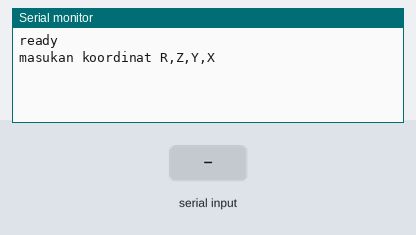
Recording of a sketch running on a simulated Arduino Mega 2560, built with avr-gcc and run on an emulated ATmega2560. Parts: the last lines printed to the serial monitor. Inputs (shaded band) come from the test bench.

Above: at 1.2 s.
1.3 s: "90,45\n" received over Serial
At 3.0 s:
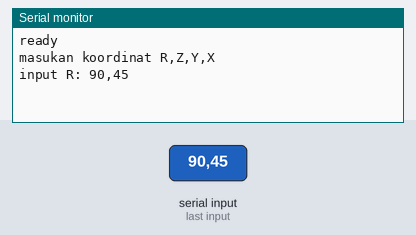
3.8 s: "30,150\n" received over Serial
At 6.0 s:
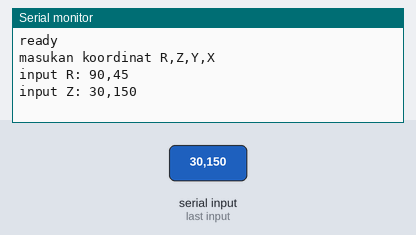
6.3 s: "4\n" received over Serial
At 8.0 s:
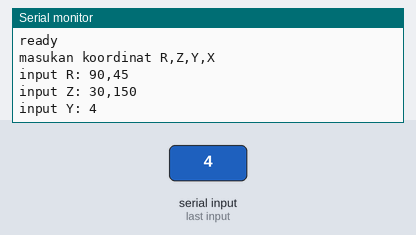
8.7 s: "0\n" received over Serial
At 10.2 s:
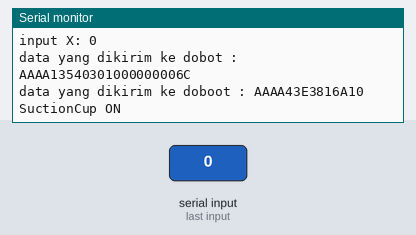

Measured:
- after the input at 1.3 s, the serial monitor: prints a new line after 1.0 s (image 1)
- after the input at 3.8 s, the serial monitor: prints a new line after 1.0 s (image 2)
- after the input at 6.3 s, the serial monitor: prints a new line after 1.0 s (image 3)
- after the input at 8.7 s, the serial monitor: prints a new line after 1.0 s (image 4)

The sketch:

dobotMagician.ino
```cpp
#include "pesulapDobot.h"       // Memanggil Library PesulapDobot

static char posisi[5] = "RZYX"; // Array karakter untuk menyimpan label posisi (R, Z, Y, X)
int show;                       // Variabel untuk menunjukkan indeks posisi yang sedang diinput

void setup() {
  Serial.begin(115200);     // Menginisialisasi komunikasi serial pada baud rate 115200
  Serial1.begin(115200);    // Menginisialisasi komunikasi serial1 pada baud rate 115200
  Serial.println("ready");  // Menampilkan "ready" ke Serial Monitor
  Serial.println("masukan koordinat R,Z,Y,X"); // Menampilkan petunjuk ke Serial Monitor
  setHome();                // Memanggil fungsi setHome() untuk menetapkan posisi awal (home) robot

}

void loop() {

  if (Serial.available()) {
    String inputan = Serial.readString();     // Membaca input dari Serial Monitor sebagai string
    Serial.print("input " + String(posisi[show]) + ": " + inputan);   // Menampilkan input dan label posisi ke Serial Monitor
    float input = inputan.toFloat();          // Mengubah string input menjadi tipe data float
    setPTP(input);              // Memanggil fungsi setPTP() untuk mengatur posisi robot berdasarkan input
    show++;                     // Menambah indeks posisi untuk input berikutnya

    if (show == 4) {
      show = 0;                                   // Mengatur ulang indeks posisi setelah semua posisi telah diinput
      clearParams();                             // Memanggil fungsi clearParams() untuk menghapus variabel-variabel yang digunakan sebelumnya
      suctionCupOn();                            // Memanggil fungsi suctionCupOn() untuk menyalakan penyedot
      Serial.println("SuctionCup ON");           // Menampilkan pesan ke Serial Monitor
      delay(7000);                               // Menunda eksekusi program selama 7 detik (7000 milidetik)
      suctionCupOff();                           // Memanggil fungsi suctionCupOff() untuk mematikan penyedot
      Serial.println("SuctionCup Off");          // Menampilkan pesan ke Serial Monitor
      clearParams();                             // Memanggil fungsi clearParams() untuk menghapus variabel-variabel yang digunakan sebelumnya
      Serial.println("masukan koordinat R,Z,Y,X"); // Menampilkan petunjuk ke Serial Monitor
    }
  }
}
```

pesulapDobot.cpp
```cpp
#include <Arduino.h>
#include "pesulapDobot.h"

byte data_payload[23];
String dataString;

int result_bin, reminder_bin;
int result_eksponen,eksponen, reminder_eksponen;
int integer_from_frac;
float result_bin_frac;
int koma,geser_koma;
int pangkat = 8,temp;
int sign;
int x;
int tampilkan;
String checksum;
byte sum;


static char hexa[17] = "0123456789ABCDEF";
String headerLen = "AAAA13";
char hasil_hex[9];
int hasil_bin[33];


String hasil_payload;
String idCtrl = "540301";


void reverse(int x) {
  // Fungsi untuk membalikkan urutan elemen dalam array hasil_bin
  int mulai = 0;
  int stop = x;

  // Melakukan penukaran nilai antara elemen awal dan akhir array
  while (mulai < stop) {
    int temp = hasil_bin[mulai];
    hasil_bin[mulai] = hasil_bin[stop];
    hasil_bin[stop] = temp;
    mulai++;
    stop--;
  }
}

void hexStringToByteArray(String input, byte* output) {
  // Fungsi untuk mengonversi string heksadesimal menjadi array byte

  // Mendapatkan panjang string input
  int strLength = input.length();

  // Loop untuk mengambil dua karakter heksadesimal sekaligus dan mengonversinya ke bentuk byte
  for (int i = 0; i < strLength; i += 2) {
    String hexByte = input.substring(i, i + 2);
    output[i / 2] = strtol(hexByte.c_str(), NULL, 16); // Konversi ke bentuk byte
  }
}


void clearArray() {
  // Fungsi untuk mengosongkan array hasil_bin dan mengatur nilai variabel sign kembali ke 0

  // Loop untuk mengatur setiap elemen array hasil_bin ke nilai default (0)
  for (int i = 0; i < sizeof(hasil_bin) / sizeof(hasil_bin[0]); i++) {
    hasil_bin[i] = 0;
  }

  // Mengatur variabel sign kembali ke nilai 0
  sign = 0;
}

void payload() {
  // Fungsi untuk membentuk payload dari hasil_hex

  // Inisialisasi variabel untuk menentukan rentang indeks dalam hasil_hex
  int mulai = 0;
  int stop = 8;

  // Loop untuk membentuk payload dengan mengambil dua karakter heksadesimal sekaligus
  while (mulai < stop) {
    // Mengambil dua karakter heksadesimal
    String temp = String(hasil_hex[mulai]) + String(hasil_hex[mulai + 1]);

    // Menambahkan dua karakter tersebut ke awal hasil_payload
    hasil_payload = temp + hasil_payload;

    // Melangkahi dua indeks berikutnya pada hasil_hex
    mulai = mulai + 2;
  }
}

String toUpperCase(String input) {
  // Fungsi untuk mengubah semua karakter dalam string menjadi huruf kapital

  // Inisialisasi string hasil
  String result = "";

  // Loop untuk mengubah setiap karakter dalam string menjadi huruf kapital
  for (int i = 0; i < input.length(); i++) {
    // Menambahkan karakter yang sudah diubah menjadi huruf kapital ke dalam string hasil
    result += (char)toupper(input[i]);
  }

  return result;  // Mengembalikan string hasil yang telah diubah
}

void setHome() {
  // Fungsi untuk mengirim perintah penyetelan posisi awal (home) ke Dobot

  // Array yang berisi perintah penyetelan posisi awal (home)
  uint8_t setHome[11] = {0xaa, 0xaa, 0x6, 0x1f, 0x03, 0x0, 0x0, 0x0, 0x0, 0xde};

  // Loop untuk mengirim setiap byte perintah ke Dobot menggunakan Serial1
  for (int a = 0; a <= 11; a++) {
    Serial1.write(setHome[a]);
  }
}

void setPTP(float input) {
  // Fungsi untuk mengatur posisi Point to Point (PTP) pada Dobot

  // Memisahkan antara bilangan bulat dan pecahan
  if (input < 0) {
    input = input * (-1.0);
    sign = 1;
  }
  int whole_number = floor(input);
  float decimal_number = input - whole_number;

  // Mengubah bilangan bulat ke dalam bentuk biner
  while (whole_number != 0) {
    // Konversi bilangan bulat ke biner
    result_bin = whole_number / 2;
    reminder_bin = whole_number % 2;
    hasil_bin[x] = reminder_bin;
    whole_number = result_bin;
    x++;
  }

  koma = x;
  geser_koma = x - 1;
  eksponen = 127 + geser_koma;
  if (input == 0) {
    eksponen = 0;
  }
  x = x - 1;

  // Konversi bilangan eksponen ke biner
  for (int a; a < 8; a++) {
    result_eksponen = eksponen / 2;
    reminder_eksponen = eksponen % 2;
    hasil_bin[x] = reminder_eksponen;
    eksponen = result_eksponen;
    x++;
  }

  // Membalikkan array biner hasil konversi
  reverse(x);
  x++;

  // Konversi bilangan pecahan ke biner
  while (decimal_number <= 1 && decimal_number != 0) {
    result_bin_frac = decimal_number * 2;
    integer_from_frac = floor(result_bin_frac);
    hasil_bin[x] = integer_from_frac;
    decimal_number = result_bin_frac - integer_from_frac;
    x++;
  }

  // Jika bilangan input negatif, set bit pertama (sign bit) menjadi 1
  if (sign == 1) {
    hasil_bin[0] = 1;
  }

  x = 0;

  // Ubah bilangan biner ke dalam bentuk heksadesimal
  for (int c = 0; c <= 7; c++) {
    for (int D = 0; D <= 3; D++) {
      temp = temp + (hasil_bin[x] * pangkat);
      x++;
      pangkat = pangkat / 2;
    }
    hasil_hex[c] = hexa[temp];
    temp = 0;
    pangkat = 8;
  }

  // Mengosongkan array dan variabel lainnya
  clearArray();
  x = 0;

  // Membentuk payload
  payload();
  tampilkan++;

  // Jika sudah membentuk payload sebanyak 4 kali, kirim data ke Dobot
  if (tampilkan == 4) {
    hasil_payload = idCtrl + hasil_payload;

    int len;
    byte payload_baru[19];

    // Menghitung checksum
    hexStringToByteArray(hasil_payload, payload_baru);
    len = sizeof(payload_baru);

    for (int i = 0; i < len; i++) {
      sum += payload_baru[i];
    }
    byte comp1 = ~sum;
    byte comp2 = comp1 + 1;
    checksum = String(comp2, HEX);
    checksum = toUpperCase(checksum);
    dataString = headerLen + hasil_payload + checksum;

    // Menampilkan data yang dikirim ke Dobot ke Serial Monitor
    Serial.println("data yang dikirim ke dobot : " + dataString);

    // Mengubah dataString ke dalam bentuk array byte dan mengirimkannya ke Dobot
    hexStringToByteArray(dataString, data_payload);
    for (int i; i < 23; i++) {
      Serial1.write(data_payload[i]);
    }

    // Mengosongkan variabel tampilkan untuk mengulangi proses
    tampilkan = 0;
  }
}

void clearParams() {
  // Mengosongkan variabel dan string terkait parameter komunikasi
  dataString = "";     // Mengosongkan dataString
  hasil_payload = "";  // Mengosongkan hasil_payload
  checksum = "";       // Mengosongkan checksum
  sum = 0;             // Mengatur nilai sum kembali ke 0
}


void suctionCupOn(){
  uint8_t param1 = "isCtrlEnabled"; // Karakter param1 yang mewakili isCtrlEnabled
  uint8_t param2 = "issucked";      // Karakter param2 yang mewakili issucked

  // Mendefinisikan array byte untuk perintah menyalakan SuctionCup
  uint8_t isi[5] = {0x3e, 0x3, param1, param2};

  // Menghitung checksum (penjumlahan semua byte perintah)
  int Len = sizeof(isi);
  for (int i = 0; i < Len; i++) {
    sum += isi[i];
  }

  // Menghitung nilai complement dan complement kedua dari checksum
  byte compl1 = ~sum;
  byte compl2 = compl1 + 1;

   // Mendefinisikan array byte lengkap untuk perintah menyalakan SuctionCup
  uint8_t isi1[9] = {0xaa, 0xaa, 0x4, 0x3e, 0x3, param1, param2, compl2};

  // Mengirim perintah penyedot dinyalakan melalui Serial1
  for(int i; i<=8; i++){
    Serial1.write(isi1[i]);
  }

  // Menampilkan pesan ke Serial Monitor tentang data yang dikirim ke Dobot
  Serial.print("data yang dikirim ke doboot : ");
  for(int i; i<=8; i++){
    Serial.print(isi1[i],HEX);  // Menampilkan data dalam format hexadecimal
  }
  Serial.println(); // Pindah ke baris baru pada Serial Monitor

}

void suctionCupOff() {
  // Mendefinisikan array byte untuk perintah Mematikan Suction Cup
  uint8_t isii[8] = {0xaa, 0xaa, 0x3, 0x3e, 0x3, 0x1, 0xbe};

  // Mengirim perintah untuk mematikan Suction Cup melalui Serial1
  for (int i; i < 7; i++) {
    Serial1.write(isii[i]);
  }

  // Menampilkan pesan ke Serial Monitor tentang data yang dikirim ke Dobot
  Serial.print("data yang dikirim ke doboot : ");
  for (int i; i < 7; i++) {
    Serial.print(isii[i], HEX); // Menampilkan data dalam format hexadecimal
  }

  Serial.println();  // Pindah ke baris baru pada Serial Monitor
}
```

pesulapDobot.h
```cpp
#pragma once

// Deklarasi fungsi-fungsi yang akan digunakan dalam program

void reverse(int x);                // Fungsi untuk membalikkan array
void clearArray();                   // Fungsi untuk mengosongkan array
void payload();                      // Fungsi untuk membentuk payload
String toUpperCase(String input);    // Fungsi untuk mengubah string menjadi huruf kapital

void setHome();                      // Fungsi untuk mengatur posisi home
void setPTP(float input);            // Fungsi untuk mengatur posisi Point to Point (PTP)
void getPose();                      // Fungsi untuk mendapatkan posisi
void clearParams();                  // Fungsi untuk mengosongkan parameter
void suctionCupOn();                 // Fungsi untuk menyalakan penyedot
void suctionCupOff();                // Fungsi untuk mematikan penyedot
```
